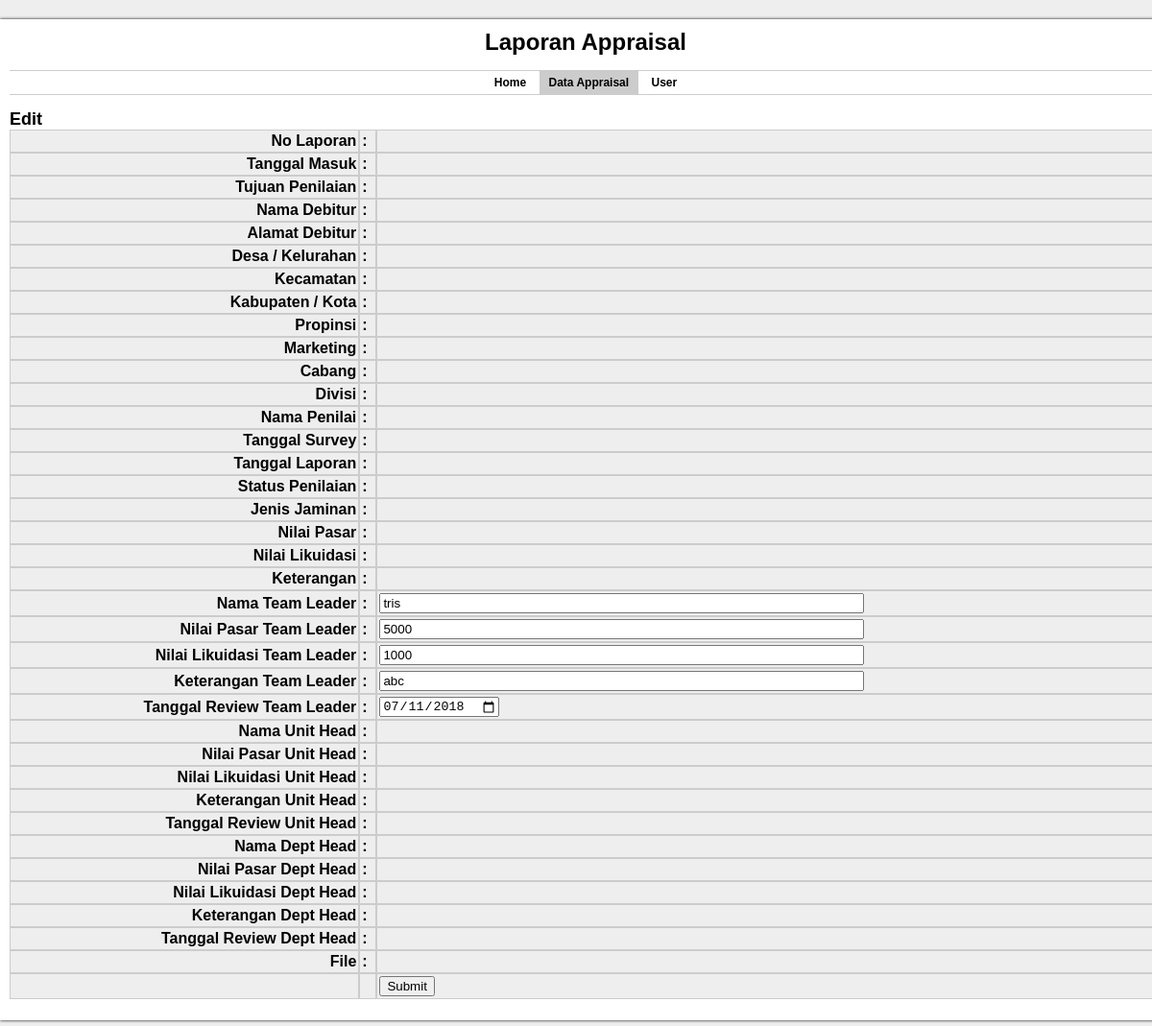
The page /team_leader/edit-form.php?id=8 (signed in) on the database its author committed.
### tables this page shows
CREATE TABLE `lpa` (
  `id_laporan` int(10) NOT NULL,
  `no_laporan` varchar(20) NOT NULL,
  `tanggal_masuk` date NOT NULL,
  `tujuan_penilaian` varchar(30) NOT NULL,
  `nama_debitur` varchar(50) NOT NULL,
  `alamat_debitur` varchar(100) NOT NULL,
  `desa_kelurahan` varchar(30) NOT NULL,
  `kecamatan` varchar(30) NOT NULL,
  `kabupaten_kota` varchar(30) NOT NULL,
  `propinsi` varchar(30) NOT NULL,
  `marketing` varchar(30) NOT NULL,
  `cabang` varchar(30) NOT NULL,
  `divisi` varchar(30) NOT NULL,
  `nama_penilai` varchar(30) NOT NULL,
  `tanggal_survey` date NOT NULL,
  `tanggal_laporan` date NOT NULL,
  `status_penilaian` varchar(30) NOT NULL,
  `jenis_jaminan` varchar(30) NOT NULL,
  `mv` decimal(10,0) NOT NULL,
  `lv` decimal(10,0) NOT NULL,
  `keterangan` text NOT NULL,
  `nama_tl` varchar(30) NOT NULL,
  `mv_tl` decimal(10,0) NOT NULL,
  `lv_tl` decimal(10,0) NOT NULL,
  `keterangan_tl` text NOT NULL,
  `tanggal_review_tl` date NOT NULL,
  `nama_uh` varchar(30) NOT NULL,
  `mv_uh` decimal(10,0) NOT NULL,
  `lv_uh` decimal(10,0) NOT NULL,
  `keterangan_uh` text NOT NULL,
  `tanggal_review_uh` date NOT NULL,
  `nama_dh` varchar(30) NOT NULL,
  `mv_dh` decimal(10,0) NOT NULL,
  `lv_dh` decimal(10,0) NOT NULL,
  `keterangan_dh` text NOT NULL,
  `tanggal_review_dh` date NOT NULL,
  `file` varchar(255) NOT NULL
);

### team_leader/edit-form.php (the view, shortened to what this page needs)
<html>
<head>
     <link rel="stylesheet" type="text/css" href="../style.css">
</head>
<body>
    <div id="container">
    	<div id="header">
    		<h1>Laporan Appraisal</h1>
        </div>
	 <div id="menu">
        	<a href="../team_leader/index.php">Home</a>
            <a href="../team_leader/download.php"class="active">Data Appraisal</a>
			<a href="../team_leader/user.php">User</a>
        </div>
         <div id="content">
        	<h2>Edit</h2>
            </div>
<?php
$id = $_GET['id'];
$query = mysql_query("select * from lpa where id_laporan='$id'") or die(mysql_error());
$data = mysql_fetch_array($query);
?>
<form name="update_data" action="../team_leader/update-form.php" method="post" enctype="multipart/form-data">
<table border="0" cellpadding="5" cellspacing="0">
 <table width="100%" align="center" border="0" bgcolor="#eee" cellpadding="2" cellspacing="0">
		<tr>
          <td align="right"><b>No Laporan</b></td>
          <td><b>:</b></td>
          <td><input type="text" name="no_laporan" size="60" value="<?php echo $data['no_laporan']; ?>" hidden /></td>
        </tr>
        <tr>
          <td align="right"><b>Tanggal Masuk</b></td>
          <td><b>:</b></td>
          <td><input type="date" name="tanggal_masuk" size="60" value="<?php echo $data['tanggal_masuk']; ?>" hidden /></td>
        </tr>
        <tr>
          <td align="right"><b>Tujuan Penilaian</b></td>
          <td><b>:</b></td>
          <td><input type="text" name="tujuan_penilaian" size="60" value="<?php echo $data['tujuan_penilaian']; ?>" hidden /></td>
        </tr>
        <tr>
          <td align="right"><b>Nama Debitur</b></td>
          <td><b>:</b></td>
          <td><input type="text" name="nama_debitur" size="60" value="<?php echo $data['nama_debitur']; ?>" hidden /></td>
        </tr>
        <tr>
          <td align="right"><b>Alamat Debitur</b></td>
          <td><b>:</b></td>
          <td><input type="text" name="alamat_debitur" size="60" value="<?php echo $data['alamat_debitur']; ?>" hidden /></td>
        </tr>
        <tr>
          <td align="right"><b>Desa / Kelurahan</b></td>
          <td><b>:</b></td>
          <td><input type="text" name="desa_kelurahan" size="60" value="<?php echo $data['desa_kelurahan']; ?>" hidden /></td>
        </tr>
        <tr>
          <td align="right"><b>Kecamatan</b></td>
          <td><b>:</b></td>
          <td><input type="text" name="kecamatan" size="60" value="<?php echo $data['kecamatan']; ?>" hidden  /></td>
        </tr>
        <tr>
          <td align="right"><b>Kabupaten / Kota</b></td>
          <td><b>:</b></td>
          <td><input type="text" name="kabupaten_kota" size="60" value="<?php echo $data['kabupaten_kota']; ?>" hidden  /></td>
        </tr>
        <tr>
          <td align="right"><b>Propinsi</b></td>
          <td><b>:</b></td>
          <td><input type="text" name="propinsi" size="60" value="<?php echo $data['propinsi']; ?>" hidden /></td>
        </tr>
        <tr>
          <td align="right"><b>Marketing</b></td>
          <td><b>:</b></td>
          <td><input type="text" name="marketing" size="60" value="<?php echo $data['marketing']; ?>" hidden  /></td>
        </tr>
        <tr>
          <td align="right"><b>Cabang</b></td>
          <td><b>:</b></td>
          <td><input type="text" name="cabang" size="60" value="<?php echo $data['cabang']; ?>" hidden  /></td>
        </tr>
        <tr>
          <td align="right"><b>Divisi</b></td>
          <td><b>:</b></td>
          <td><input type="text" name="divisi" size="60" value="<?php echo $data['divisi']; ?>" hidden  /></td>
        </tr>
        <tr>
          <td align="right"><b>Nama Penilai</b></td>
          <td><b>:</b></td>
          <td><input type="text" name="nama_penilai" size="60" value="<?php echo $data['nama_penilai']; ?>" hidden /></td>
        </tr>
        <tr>
          <td align="right"><b>Tanggal Survey</b></td>
          <td><b>:</b></td>
          <td><input type="date" name="tanggal_survey" size="60" value="<?php echo $data['tanggal_survey']; ?>" hidden /></td>
        </tr>
        <tr>
          <td align="right"><b>Tanggal Laporan</b></td>
          <td><b>:</b></td>
          <td><input type="date" name="tanggal_laporan" size="60" value="<?php echo $data['tanggal_laporan']; ?>" hidden /></td>
        </tr>
        <tr>
          <td align="right"><b>Status Penilaian</b></td>
          <td><b>:</b></td>
          <td><input type="text" name="status_penilaian" size="60" value="<?php echo $data['status_penilaian']; ?>" hidden /></td>
        </tr>
        <tr>
          <td align="right"><b>Jenis Jaminan</b></td>
          <td><b>:</b></td>
          <td><input type="text" name="jenis_jaminan" size="60" value="<?php echo $data['jenis_jaminan']; ?>" hidden /></td>
        </tr>
        <tr>
          <td align="right"><b>Nilai Pasar</b></td>
          <td><b>:</b></td>
          <td><input type="decimal" name="mv" size="60" value="<?php echo $data['mv']; ?>" hidden /></td>
        </tr>
        <tr>
          <td align="right"><b>Nilai Likuidasi</b></td>
          <td><b>:</b></td>
          <td><input type="decimal" name="lv" size="60" value="<?php echo $data['lv']; ?>" hidden /></td>
        </tr>
        <tr>
          <td align="right"><b>Keterangan</b></td>
          <td><b>:</b></td>
          <td><input type="text" name="keterangan" size="60" height="100" value="<?php echo $data['keterangan']; ?>" hidden /></td>
        </tr>
        <tr>
          <td align="right"><b>Nama Team Leader</b></td>
          <td><b>:</b></td>
          <td><input type="text" name="nama_tl" size="60" value="<?php echo $data['nama_tl']; ?>" required /></td>
        </tr>
        <tr>
          <td align="right"><b>Nilai Pasar Team Leader</b></td>
          <td><b>:</b></td>
          <td><input type="text" name="mv_tl" size="60" value="<?php echo $data['mv_tl']; ?>" required  /></td>
        </tr>
        <tr>
          <td align="right"><b>Nilai Likuidasi Team Leader</b></td>
          <td><b>:</b></td>
          <td><input type="text" name="lv_tl" size="60" value="<?php echo $data['lv_tl']; ?>" required  /></td>
        </tr>
        <tr>
          <td align="right"><b>Keterangan Team Leader</b></td>
          <td><b>:</b></td>
          <td><input type="text" name="keterangan_tl" size="60" height="100" value="<?php echo $data['keterangan_tl']; ?>" required  /></td>
        </tr>
        <tr>
          <td align="right"><b>Tanggal Review Team Leader</b></td>
          <td><b>:</b></td>
          <td><input type="date" name="tanggal_review_tl" size="60" value="<?php echo $data['tanggal_review_tl']; ?>" required  /></td>
        </tr>
        <tr>
          <td align="right"><b>Nama Unit Head</b></td>
          <td><b>:</b></td>
          <td><input type="text" name="nama_uh" size="60" value="<?php echo $data['nama_uh']; ?>" hidden /></td>
        </tr>
        <tr>
          <td align="right"><b>Nilai Pasar Unit Head</b></td>
          <td><b>:</b></td>
          <td><input type="decimal" name="mv_uh" size="60" value="<?php echo $data['mv_uh']; ?>" hidden /></td>
        </tr>
        <tr>
          <td align="right"><b>Nilai Likuidasi Unit Head</b></td>
          <td><b>:</b></td>
          <td><input type="decimal" name="lv_uh" size="60" value="<?php echo $data['lv_uh']; ?>" hidden /></td>
        </tr>
        <tr>
          <td align="right"><b>Keterangan Unit Head</b></td>
          <td><b>:</b></td>
          <td><input type="text" name="keterangan_uh" size="60" height="100" value="<?php echo $data['keterangan_uh']; ?>" hidden /></td>
        </tr>
        <tr>
          <td align="right"><b>Tanggal Review Unit Head</b></td>
          <td><b>:</b></td>
          <td><input type="date" name="tanggal_review_uh" size="60" value="<?php echo $data['tanggal_review_uh']; ?>" hidden /></td>
        </tr>
        <tr>
          <td align="right"><b>Nama Dept Head</b></td>
          <td><b>:</b></td>
          <td><input type="text" name="nama_dh" size="60" value="<?php echo $data['nama_dh']; ?>" hidden /></td>
        </tr>
        <tr>
          <td align="right"><b>Nilai Pasar Dept Head</b></td>
          <td><b>:</b></td>
          <td><input type="decimal" name="mv_dh" size="60" value="<?php echo $data['mv_dh']; ?>" hidden /></td>
        </tr>
        <tr>
          <td align="right"><b>Nilai Likuidasi Dept Head</b></td>
          <td><b>:</b></td>
          <td><input type="decimal" name="lv_dh" size="60" value="<?php echo $data['lv_dh']; ?>" hidden /></td>
        </tr>
        <tr>
          <td align="right"><b>Keterangan Dept Head</b></td>
          <td><b>:</b></td>
          <td><input type="text" name="keterangan_dh" size="60" height="100" value="<?php echo $data['keterangan_dh']; ?>" hidden /></td>
        </tr>
        <tr>
          <td align="right"><b>Tanggal Review Dept Head</b></td>
          <td><b>:</b></td>
          <td><input type="date" name="tanggal_review_dh" size="60" value="<?php echo $data['tanggal_review_dh']; ?>" hidden /></td>
        </tr>
        <tr>
          <td align="right"><b>File</b></td>
          <td><b>:</b></td>
          <td><input type="file" name="file" value="<?php echo $data['file']; ?>" hidden  /></td>
        </tr>
        <tr>
          <td>&nbsp;</td>
          <td>&nbsp;</td>
          <td><input type="submit" name="upload"  /></td>
        </tr>
      </table>
</form>
</body>
</html>

### style.css (style rules this page uses)
body { font-family:Tahoma, Geneva, sans-serif; font-size:12px; background-color:#eee; margin:0; padding:0; }
h1, h2, h3 { margin:0; padding:0; }
#container { width:1200px; margin:20px auto; padding:10px; background-color:#fff; box-shadow:0px 0px 3px #000; }
#header { text-align:center; }
#menu { text-align:center; margin:15px 0px; border-top:1px solid #CCC; border-bottom:1px solid #CCC; }
#menu a { display:inline-block; padding:5px 10px; text-decoration:none; color:#000; font-weight:bold; }
#menu a.active { background-color:#CCC; }
.table, th, td { border-collapse:collapse; border:1px solid #ccc; }

### rows shown on the page
lpa: nama_tl "tris", mv_tl "5000", lv_tl "1000", keterangan_tl "abc", tanggal_review_tl "07/11/2018"
